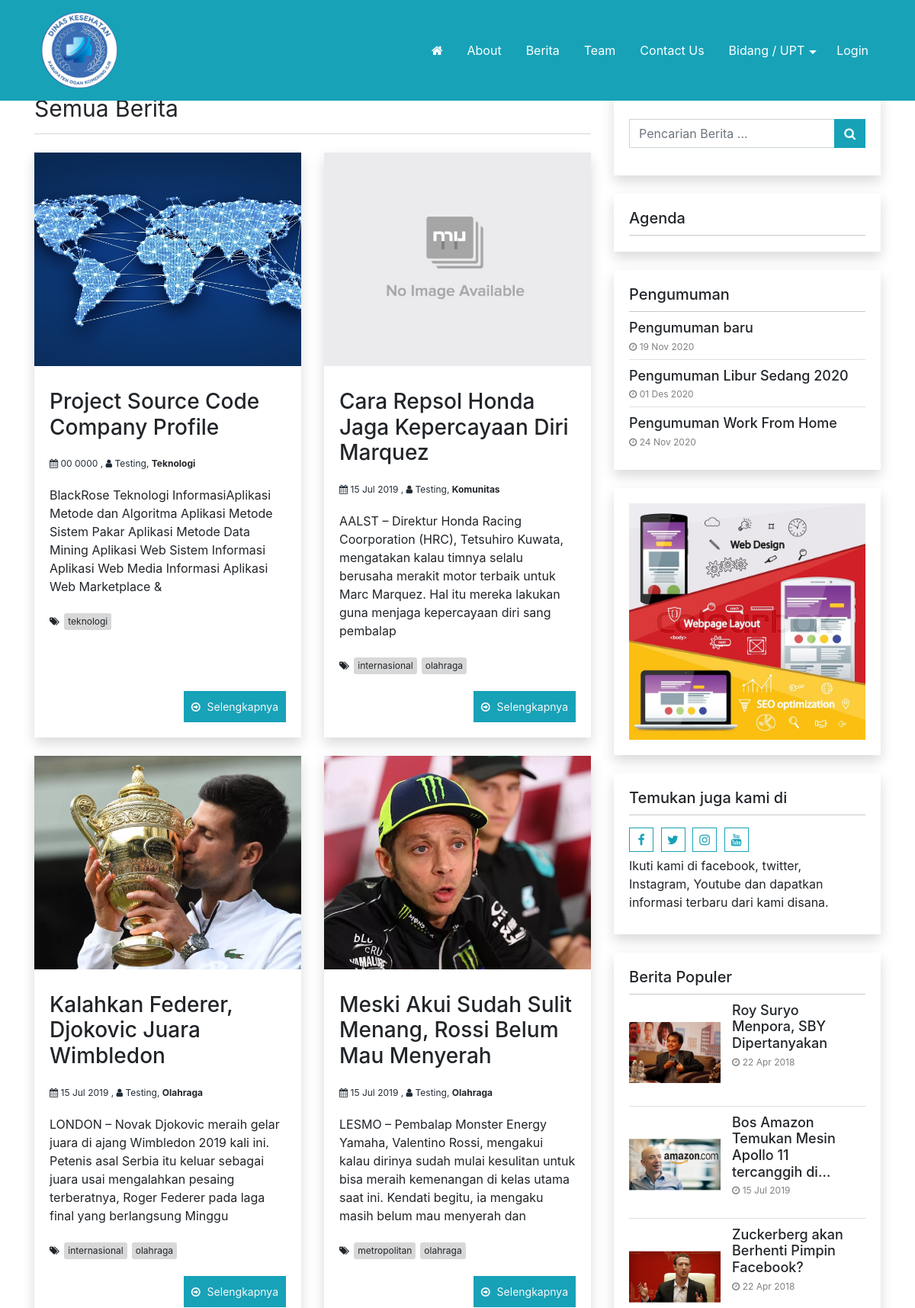
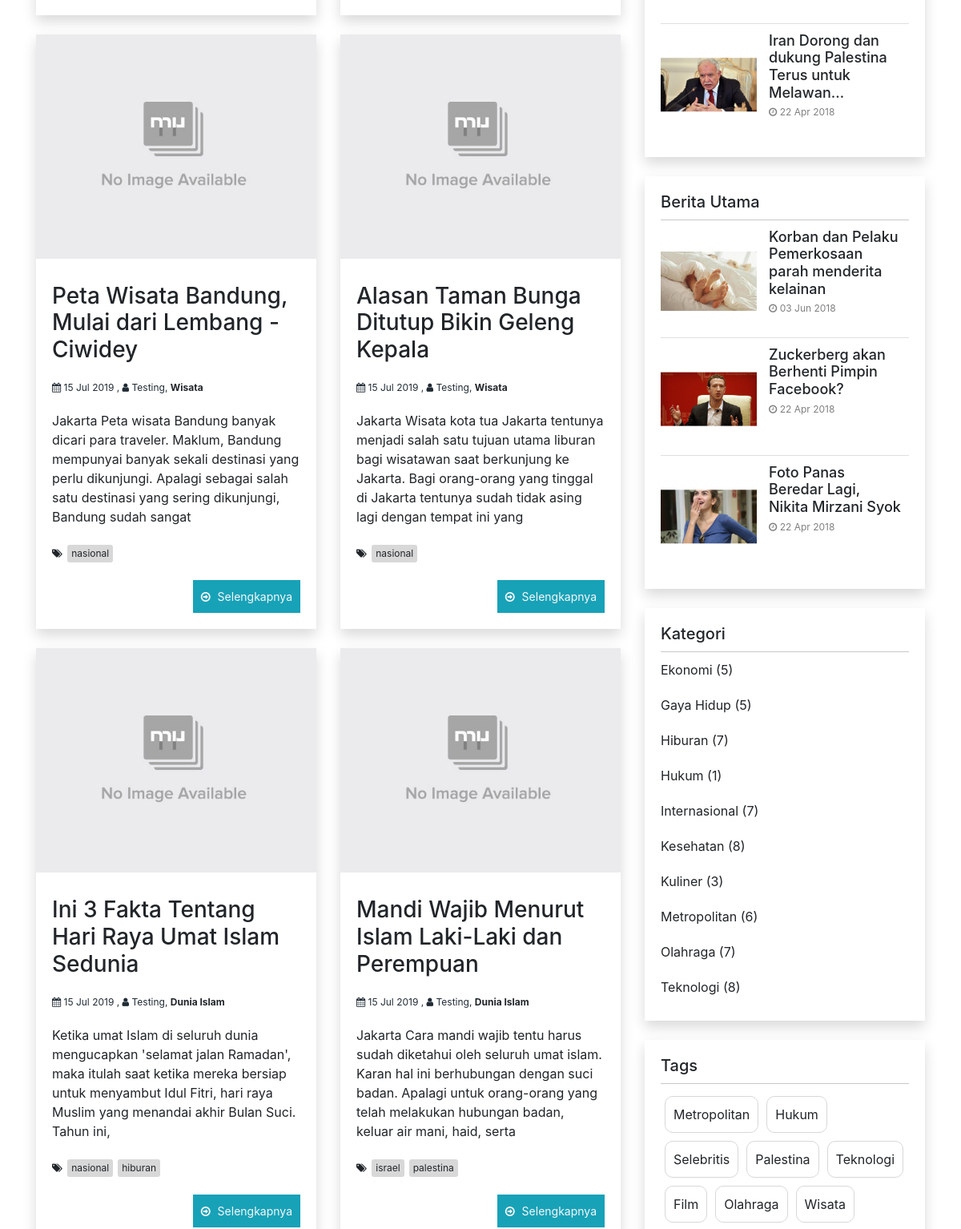
The page /index.php/berita (upper part) on the database its author committed (2 pictures, top to bottom).
### tables this page shows
CREATE TABLE `logo` (
  `id_logo` int(5) NOT NULL,
  `gambar` varchar(100) NOT NULL
);

CREATE TABLE `berita` (
  `id_berita` int(5) NOT NULL,
  `id_kategori` int(5) NOT NULL,
  `username` varchar(30) NOT NULL,
  `judul` varchar(100) NOT NULL,
  `sub_judul` varchar(255) NOT NULL,
  `youtube` varchar(100) NOT NULL,
  `judul_seo` text NOT NULL,
  `headline` enum('Y','N') NOT NULL DEFAULT 'Y',
  `aktif` enum('Y','N') NOT NULL DEFAULT 'N',
  `utama` enum('Y','N') NOT NULL DEFAULT 'Y',
  `isi_berita` longtext NOT NULL,
  `keterangan_gambar` text NOT NULL,
  `hari` varchar(20) NOT NULL,
  `tanggal` date NOT NULL,
  `jam` time NOT NULL,
  `gambar` varchar(100) NOT NULL,
  `dibaca` int(5) NOT NULL DEFAULT 1,
  `tag` varchar(100) NOT NULL,
  `status` enum('Y','N') NOT NULL DEFAULT 'Y'
);

CREATE TABLE `users` (
  `username` varchar(50) NOT NULL,
  `password` varchar(255) NOT NULL,
  `nama_lengkap` varchar(100) NOT NULL,
  `email` varchar(100) NOT NULL,
  `no_telp` varchar(20) NOT NULL,
  `foto` varchar(100) NOT NULL,
  `level` varchar(20) NOT NULL DEFAULT 'user',
  `blokir` enum('Y','N') NOT NULL DEFAULT 'N',
  `id_session` varchar(255) NOT NULL
);

CREATE TABLE `kategori` (
  `id_kategori` int(5) NOT NULL,
  `nama_kategori` varchar(50) NOT NULL,
  `username` varchar(50) NOT NULL,
  `kategori_seo` varchar(100) NOT NULL,
  `aktif` enum('Y','N') NOT NULL DEFAULT 'Y',
  `sidebar` int(10) NOT NULL,
  `gambar_utama` text NOT NULL
);

CREATE TABLE `tbl_nicepage_pengumuman` (
  `username` varchar(50) DEFAULT NULL,
  `id_pengumuman` int(5) NOT NULL,
  `judul_seo` varchar(255) DEFAULT NULL,
  `judul` varchar(255) DEFAULT NULL,
  `gambar` varchar(255) DEFAULT NULL,
  `deskripsi` text DEFAULT NULL,
  `dibaca` int(10) DEFAULT NULL,
  `tanggal` date DEFAULT NULL
);

CREATE TABLE `pasangiklan` (
  `id_pasangiklan` int(5) NOT NULL,
  `judul` varchar(100) NOT NULL,
  `username` varchar(50) NOT NULL,
  `url` varchar(100) NOT NULL,
  `source` text NOT NULL,
  `gambar` varchar(100) NOT NULL,
  `tgl_posting` date NOT NULL
);

CREATE TABLE `identitas` (
  `id_identitas` int(5) NOT NULL,
  `nama_website` varchar(100) NOT NULL,
  `email` varchar(100) NOT NULL,
  `url` varchar(100) NOT NULL,
  `facebook` text NOT NULL,
  `rekening` varchar(100) NOT NULL,
  `no_telp` varchar(20) NOT NULL,
  `meta_deskripsi` varchar(250) NOT NULL,
  `meta_keyword` varchar(250) NOT NULL,
  `favicon` varchar(50) NOT NULL,
  `maps` text NOT NULL
);

CREATE TABLE `tag` (
  `id_tag` int(5) NOT NULL,
  `nama_tag` varchar(100) NOT NULL,
  `username` varchar(50) NOT NULL,
  `tag_seo` varchar(100) NOT NULL,
  `count` int(5) NOT NULL
);

### application/views/nicepage/berita.php (the view, shortened to what the rows shown need)
<?php
$base_path = FCPATH;
?>
 <div class="row">
	<?php
	  foreach ($berita->result_array() as $r) {
		  $isi_berita =(strip_tags($r['isi_berita']));
		  $isi = substr($isi_berita,0,220);
		  $isi = substr($isi_berita,0,strrpos($isi," "));
		  $judul = $r['judul'];
		  $img_src = base_url()."asset/foto_berita/no-image.jpg";
		  if ($r['gambar'] !== '' &&  file_exists( $base_path ."asset/foto_berita/".($r['gambar']) ) ){
				$img_src = base_url()."asset/foto_berita/". $r['gambar'];
		  }
		  ?>
			<div class="col-md-6 mb-4">
			  <div class="blog card shadow h-100">
					<div class="image-container"
							style="
								background:url('<?php echo $img_src;?>');
								background-position:center;
								background-size:cover;
								background-repeat:no-repeat
							">
					</div>
					<div class="card-body">
						<a href="<?php echo base_url().$r['judul_seo'];?>">
							<h3 class="card-title"><?php echo $judul;?></h3>
						</a>
						<div class="post-meta">
								<i class="fa fa-calendar"></i> <?php echo tgl_indo($r['tanggal']); ?> ,
								<i class="fa fa-user"></i> <?php echo "$r[nama_lengkap]"; ?>,
								<a href="<?php echo base_url()."kategori/detail/$r[kategori_seo]"; ?>">
									<b><?php echo "$r[nama_kategori]"; ?></b>
								</a>
						</div>
						<div class="card-text">
							<?php echo $isi;  ?>
						</div>
						<?php
						if( !empty($r['tag'])) {
							$tags = explode(",",$r['tag']);
						?>
							<div class="tags">
							<i class="fa fa-tags"></i>
								<?php
									$hitung = count($tags);
									for ($x=0; $x<=$hitung-1; $x++) {
										if ($tags[$x] != ''){
											echo "<a href='".base_url()."tag/detail/$tags[$x]'>$tags[$x]</a>";
										}
									}
								?>
							</div>
						<?php } ?>
						<a href="<?php echo base_url().$r['judul_seo'];?>" class="read-more">
							Selengkapnya
						</a>
					</div>
			</div>
		</div>
			<?php
	  }
	?>
</div>

### application/views/nicepage/partials/header.php (shortened to what the rows shown need)
<nav class="main-menu-container navbar navbar-dark fixed-top  py-2 py-lg-3">
	<div class="container ml-5 pl-4 ml-lg-auto pl-lg-auto">
		<?php
			$base_path = FCPATH;
			$id_website = $this->model_utama->view('identitas')->row_array();
			$logo_website = $this->model_utama->view('logo')->row_array();
		?>
		<a class="navbar-brand float-left" href="<?php echo base_url();?>">
			<?php
				if ( $logo_website['gambar'] !== '' &&  file_exists( $base_path ."asset/logo/".$logo_website['gambar'] ) ){
					$img_src = base_url() ."asset/logo/".$logo_website['gambar'] ;
					?>
						<div class="logo-header">
							<img  src="<?php echo $img_src ;?>" alt="<?php echo $id_website['nama_website']; ?>">
						</div>
					<?php
				} else {
					?>
					<?php echo $id_website['nama_website']; ?>
					<?php
				}
			?>
		</a>
	</div>
</nav>

### application/views/nicepage/partials/sidebar.php
<div class="sidebar">
<?php
$get_setting_sidebar    = $this->model_utama->view_where('tbl_nicepage',array('key' => 'setting_sidebar'))->row_array();
$sidebar = array();
if(isset($get_setting_sidebar['value'])) {
	if(!empty($get_setting_sidebar['value'])){
		$setting_sidebar = json_decode($get_setting_sidebar['value'],true);
		if(!empty($setting_sidebar)) {
			$number = 0;
			foreach($setting_sidebar as $i => $widget_id){
				$id = key($widget_id);
				$sidebar[$number]['widget_id'] = $id;
				$sidebar[$number]['widget_setting'] = $widget_id[$id];
				$number++;
			}
		}
	}
}
foreach($sidebar as $i => $item) {
	$file_sidebar = VIEWPATH . template().'/widgets/' . $item['widget_id'] . '.php';
	if( file_exists($file_sidebar)) {
		$widget_setting = $item['widget_setting'];
		include $file_sidebar;
	}
}
?>
</div>

### application/views/nicepage/widgets/widget_pengumuman.php (shortened to what the rows shown need)
<div class="widget card mb-4 widget-pengumuman ">
		<?php
			$jumlah_pengumuman = 0;
			if( isset($widget_setting['judul']) ) {
				if( !empty(trim($widget_setting['judul']))) {
					?>
					<h5 class="card-header">
						<?php echo $widget_setting['judul'];?>
					</h5>
					<?php
				}
			}
			if( isset($widget_setting['jumlah']) ) {
				$jumlah_pengumuman = (int) $widget_setting['jumlah'];
			}
			$tampilkan_gambar =  1;
			if( isset($widget_setting['tampilkan_gambar']) ) {
				$tampilkan_gambar = (int) $widget_setting['tampilkan_gambar'];
			}
		?>
	<div class="card-body">
		<ul>
			<?php
				$pengumuman = $this->db->query("
					SELECT
						*
					FROM
						tbl_nicepage_pengumuman
					ORDER BY
						id_pengumuman DESC
					LIMIT 0,".$jumlah_pengumuman
				)->result_array();
				foreach ($pengumuman as $item) {
					?>
					<li class="list-post">
						<div class="post-content"
							<?php if($tampilkan_gambar == 0) { ?>
								style="min-height: auto;padding: 0;"
							<?php } ?>
							>
							<a href="<?php echo base_url('pengumuman/detail/'.$item['judul_seo']);?>" >
								<h5 class="post-header">
									<?php echo $item['judul'];?>
								</h5>
							</a>
								<div class="post-meta">
									<i class="fa fa-clock-o"></i> <?php echo tgl_indo($item['tanggal']);?>
								</div>
						</div>
					</li>
					<?php
				}
			?>
		</ul>
    </div>
</div>

### application/views/nicepage/widgets/widget_iklan_sidebar.php (shortened to what the rows shown need)
<div class="widget card mb-4 widget-iklan-sidebar">
			<?php
	$iklan_sidebar = 0;
	if( isset($widget_setting['iklan_sidebar']) ) {
		$iklan_sidebar = (int) $widget_setting['iklan_sidebar'];
	}
?>
<?php
  	$pasang_iklan_sidebar = $this->db->query("SELECT * FROM pasangiklan WHERE id_pasangiklan ='". $iklan_sidebar."'");
	foreach ($pasang_iklan_sidebar->result_array() as $iklan){
		if ($iklan['gambar'] != ''){
			?>
			<a href="<?php echo $iklan['url'];?>"
				target='_blank'>
				<img style='width:100%'
					src="<?php echo base_url()."asset/foto_pasangiklan/".$iklan['gambar'];?>"
					alt="<?php echo $iklan['judul'];?>" />
			</a>
			<?php
		}
	 }
?>
</div>

### application/views/nicepage/widgets/widget_social.php
<div class="widget card mb-4 widget-social">
	<?php
		if( isset($widget_setting['judul']) ) {
			if( !empty(trim($widget_setting['judul']))) {
				?>
				<h5 class="card-header">
					<?php echo $widget_setting['judul'];?>
				</h5>
				<?php
			}
		}
	?>
	<div class="social-bar">
		<?php
			$sosmed = $this->model_utama->view('identitas')->row_array();
			$pecahd = explode(",", $sosmed['facebook']);
		?>
		<a target="_BLANK" href="<?php echo $pecahd[0]; ?>" class="social-icon"><i class="fa fa-facebook" aria-hidden="true"></i></a>
		<a target="_BLANK" href="<?php echo $pecahd[1]; ?>" class="social-icon"><i class="fa fa-twitter" aria-hidden="true"></i></a>
		<a target="_BLANK" href="<?php echo $pecahd[2]; ?>" class="social-icon"><i class="fa fa-instagram" aria-hidden="true"></i></a>
		<a target="_BLANK" href="<?php echo $pecahd[3]; ?>" class="social-icon"><i class="fa fa-youtube" aria-hidden="true"></i></a>
		<?php
			if( isset($widget_setting['teks']) ) {
				if( !empty(trim($widget_setting['teks']))) {
					?>
					<div class="social-text"><?php echo $widget_setting['teks'];?></div>
					<?php
				}
			}
		?>
	</div>
</div>

### application/views/nicepage/widgets/widget_berita_populer.php (shortened to what the rows shown need)
<div class="widget card mb-4 posts-widget">
	<?php
		$jumlah_berita = 0;
		if( isset($widget_setting['judul']) ) {
			if( !empty(trim($widget_setting['judul']))) {
				?>
				<h5 class="card-header">
					<?php echo $widget_setting['judul'];?>
				</h5>
				<?php
			}
		}
		if( isset($widget_setting['jumlah']) ) {
			$jumlah_berita = (int) $widget_setting['jumlah'];
		}
	?>
	<div class="card-body">
		<ul>
			<?php
				$populer = $this->model_utama->view_join_two(
					'berita',
					'users',
					'kategori',
					'username',
					'id_kategori',
					array('berita.status' => 'Y'),
					'dibaca','DESC',0, $jumlah_berita
				);
				foreach ($populer->result_array() as $berita) {
				$img_src= base_url().'asset/foto_berita/small_no-image.jpg';
				if ($berita['gambar'] !==''){
					$img_src =base_url().'asset/foto_berita/'.$berita['gambar'];
				}
				$img_size = getimagesize($img_src);
				$class_image= ($img_size[0] > $img_size[1]) ? 'landscape':'portrait';
				?>
					<li class="list-post">
						<a href="<?php echo base_url().$berita['judul_seo'];?>">
							<div class="post-img-container">
								<div class="thumbnail">
									<div class="center">
										<img class="<?php echo $class_image;?>" src="<?php echo $img_src;?>" title="image" />
									</div>
								</div>
							</div>
						</a>
						<div class="post-content">
							<a href="<?php echo base_url().$berita['judul_seo'];?>" >
								<h5 class="post-header">
									<?php echo word_limiter( strip_tags($berita['judul']),8);?>
								</h5>
							</a>
							<div class="post-meta">
								<i class="fa fa-clock-o"></i> <?php echo tgl_indo($berita['tanggal']);?>
							</div>
						</div>
					</li>
					<?php
				}
			?>
		</ul>
	</div>
</div>

### application/views/nicepage/widgets/widget_berita_pilihan.php (shortened to what the rows shown need)
<div class="widget card mb-4 posts-widget">
		<?php
			$jumlah_berita = 0;
			if( isset($widget_setting['judul']) ) {
				if( !empty(trim($widget_setting['judul']))) {
					?>
					<h5 class="card-header">
						<?php echo $widget_setting['judul'];?>
					</h5>
					<?php
				}
			}
			$filter_berita = array();
			if( isset($widget_setting['group']) ) {
				$group_berita =  $widget_setting['group'];
				if(!empty(trim($group_berita))) {
					switch ($group_berita) {
						case 'utama':
							$filter_berita = array('berita.utama' => 'Y');
							break;
					}
				}
			}
			if( isset($widget_setting['jumlah']) ) {
				$jumlah_berita = (int) $widget_setting['jumlah'];
			}
		?>
	<div class="card-body">
		<ul>
				<?php
					$filter_berita = array_merge($filter_berita,array(
						'berita.status' => 'Y'
					));
					$berita_pilihan = $this->model_utama->view_join_two(
							'berita',
							'users',
							'kategori',
							'username',
							'id_kategori',
							$filter_berita,
							'tanggal','DESC',0,$jumlah_berita);
					foreach ($berita_pilihan->result_array() as $i => $berita) {
					$img_src= base_url().'asset/foto_berita/small_no-image.jpg';
					if ($berita['gambar'] !==''){
						$img_src =base_url().'asset/foto_berita/'.$berita['gambar'];
					}
					$img_size = getimagesize($img_src);
					$class_image= ($img_size[0] > $img_size[1]) ? 'landscape':'portrait';
					?>
					<li class="list-post">
							<a href="<?php echo base_url().$berita['judul_seo'];?>">
								<div class="post-img-container">
									<div class="thumbnail">
										<div class="center">
											<img class="<?php echo $class_image;?>" src="<?php echo $img_src;?>" title="image" />
										</div>
									</div>
								</div>
							</a>
							<div class="post-content">
								<a href="<?php echo base_url().$berita['judul_seo'];?>" >
									<h5 class="post-header">
										<?php echo word_limiter( strip_tags($berita['judul']),8);?>
									</h5>
								</a>
								<div class="post-meta">
									<i class="fa fa-clock-o"></i> <?php echo tgl_indo($berita['tanggal']);?>
								</div>
							</div>
					</li>
					<?php
					}
				?>
		</ul>
	</div>
</div>

### application/views/nicepage/widgets/widget_berita_tag.php
<div class="widget widget-tagcloud card mb-4">
		<?php
			if( isset($widget_setting['judul']) ) {
				if( !empty(trim($widget_setting['judul']))) {
					?>
					<h5 class="card-header">
						<?php echo $widget_setting['judul'];?>
					</h5>
					<?php
				}
			}
		?>
  <div class="tagcloud">
  	<?php
		$tag = $this->model_utama->view_ordering_limit('tag','id_tag','RANDOM',0,50);
  		foreach ($tag->result_array() as $row) {
			?>
			<a href="<?php echo base_url()."tag/detail/".$row['tag_seo'];?>">
				<?php echo $row['nama_tag'];?>
			</a>
			<?php
		}
	?></div>
</div>

### rows shown on the page
logo: gambar (picture)
berita: gambar (picture), judul "Project Source Code Company Profile", tanggal "00 0000", users.nama_lengkap "Testing", id_kategori.nama_kategori "Teknologi", isi_berita "BlackRose Teknologi InformasiAplikasi Metode dan Algoritma Aplikasi Metode Sistem Pakar Aplikasi Metode Data Mining Aplikasi Web Sistem Informasi Aplikasi Web Media Informasi Aplikasi Web Marketplace &", tag "teknologi"
berita: judul "Cara Repsol Honda Jaga Kepercayaan Diri Marquez", tanggal "15 Jul 2019", users.nama_lengkap "Testing", id_kategori.nama_kategori "Komunitas", isi_berita "AALST – Direktur Honda Racing Coorporation (HRC), Tetsuhiro Kuwata, mengatakan kalau timnya selalu berusaha merakit motor terbaik untuk Marc Marquez. Hal itu mereka lakukan guna menjaga kepercayaan diri sang pembalap", tag "internasional", tag "olahraga"
berita: gambar (picture), judul "Kalahkan Federer, Djokovic Juara Wimbledon", tanggal "15 Jul 2019", users.nama_lengkap "Testing", id_kategori.nama_kategori "Olahraga", isi_berita "LONDON – Novak Djokovic meraih gelar juara di ajang Wimbledon 2019 kali ini. Petenis asal Serbia itu keluar sebagai juara usai mengalahkan pesaing terberatnya, Roger Federer pada laga final yang berlangsung Minggu", tag "internasional", tag "olahraga"
berita: gambar (picture), judul "Meski Akui Sudah Sulit Menang, Rossi Belum Mau Menyerah", tanggal "15 Jul 2019", users.nama_lengkap "Testing", id_kategori.nama_kategori "Olahraga", isi_berita "LESMO – Pembalap Monster Energy Yamaha, Valentino Rossi, mengakui kalau dirinya sudah mulai kesulitan untuk bisa meraih kemenangan di kelas utama saat ini. Kendati begitu, ia mengaku masih belum mau menyerah dan", tag "metropolitan", tag "olahraga"
berita: judul "Peta Wisata Bandung, Mulai dari Lembang - Ciwidey", tanggal "15 Jul 2019", users.nama_lengkap "Testing", id_kategori.nama_kategori "Wisata", isi_berita "Jakarta Peta wisata Bandung banyak dicari para traveler. Maklum, Bandung mempunyai banyak sekali destinasi yang perlu dikunjungi. Apalagi sebagai salah satu destinasi yang sering dikunjungi, Bandung sudah sangat", tag "nasional"
berita: judul "Alasan Taman Bunga Ditutup Bikin Geleng Kepala", tanggal "15 Jul 2019", users.nama_lengkap "Testing", id_kategori.nama_kategori "Wisata", isi_berita "Jakarta Wisata kota tua Jakarta tentunya menjadi salah satu tujuan utama liburan bagi wisatawan saat berkunjung ke Jakarta. Bagi orang-orang yang tinggal di Jakarta tentunya sudah tidak asing lagi dengan tempat ini yang", tag "nasional"
berita: judul "Ini 3 Fakta Tentang Hari Raya Umat Islam Sedunia", tanggal "15 Jul 2019", users.nama_lengkap "Testing", id_kategori.nama_kategori "Dunia Islam", isi_berita "Ketika umat Islam di seluruh dunia mengucapkan 'selamat jalan Ramadan', maka itulah saat ketika mereka bersiap untuk menyambut Idul Fitri, hari raya Muslim yang menandai akhir Bulan Suci. Tahun ini,", tag "nasional", tag "hiburan"
berita: judul "Mandi Wajib Menurut Islam Laki-Laki dan Perempuan", tanggal "15 Jul 2019", users.nama_lengkap "Testing", id_kategori.nama_kategori "Dunia Islam", isi_berita "Jakarta Cara mandi wajib tentu harus sudah diketahui oleh seluruh umat islam. Karan hal ini berhubungan dengan suci badan. Apalagi untuk orang-orang yang telah melakukan hubungan badan, keluar air mani, haid, serta", tag "israel", tag "palestina"
tbl_nicepage_pengumuman: judul "Pengumuman baru", tanggal "19 Nov 2020"
tbl_nicepage_pengumuman: judul "Pengumuman Libur Sedang 2020", tanggal "01 Des 2020"
tbl_nicepage_pengumuman: judul "Pengumuman Work From Home", tanggal "24 Nov 2020"
pasangiklan: gambar (picture)
identitas: judul "Temukan juga kami di", teks "Ikuti kami di facebook, twitter, Instagram, Youtube dan dapatkan informasi terbaru dari kami disana."
berita: gambar (picture), judul "Roy Suryo Menpora, SBY Dipertanyakan", tanggal "22 Apr 2018"
berita: gambar (picture), judul "Bos Amazon Temukan Mesin Apollo 11 tercanggih di…", tanggal "15 Jul 2019"
berita: gambar (picture), judul "Zuckerberg akan Berhenti Pimpin Facebook?", tanggal "22 Apr 2018"
berita: gambar (picture), judul "Iran Dorong dan dukung Palestina Terus untuk Melawan…", tanggal "22 Apr 2018"
berita: gambar (picture), judul "Korban dan Pelaku Pemerkosaan parah menderita kelainan", tanggal "03 Jun 2018"
berita: gambar (picture), judul "Foto Panas Beredar Lagi, Nikita Mirzani Syok", tanggal "22 Apr 2018"
tag: nama_tag "Metropolitan"
tag: nama_tag "Hukum"
tag: nama_tag "Selebritis"
tag: nama_tag "Palestina"
tag: nama_tag "Teknologi"
tag: nama_tag "Film"
tag: nama_tag "Olahraga"
tag: nama_tag "Wisata"

### other values the page prints
$title "Semua Berita"
$widget_setting['judul'] "Agenda"
$widget_setting['judul'] "Pengumuman"
$widget_setting['judul'] "Berita Populer"
$widget_setting['judul'] "Berita Utama"
$widget_setting['judul'] "Kategori"
$item_kategori['nama_kategori'] "Ekonomi"
$item_kategori['jml_berita'] "5"
$item_kategori['nama_kategori'] "Gaya Hidup"
$item_kategori['nama_kategori'] "Hiburan"
$item_kategori['jml_berita'] "7"
$item_kategori['nama_kategori'] "Hukum"
$item_kategori['jml_berita'] "1"
$item_kategori['nama_kategori'] "Internasional"
$item_kategori['nama_kategori'] "Kesehatan"
